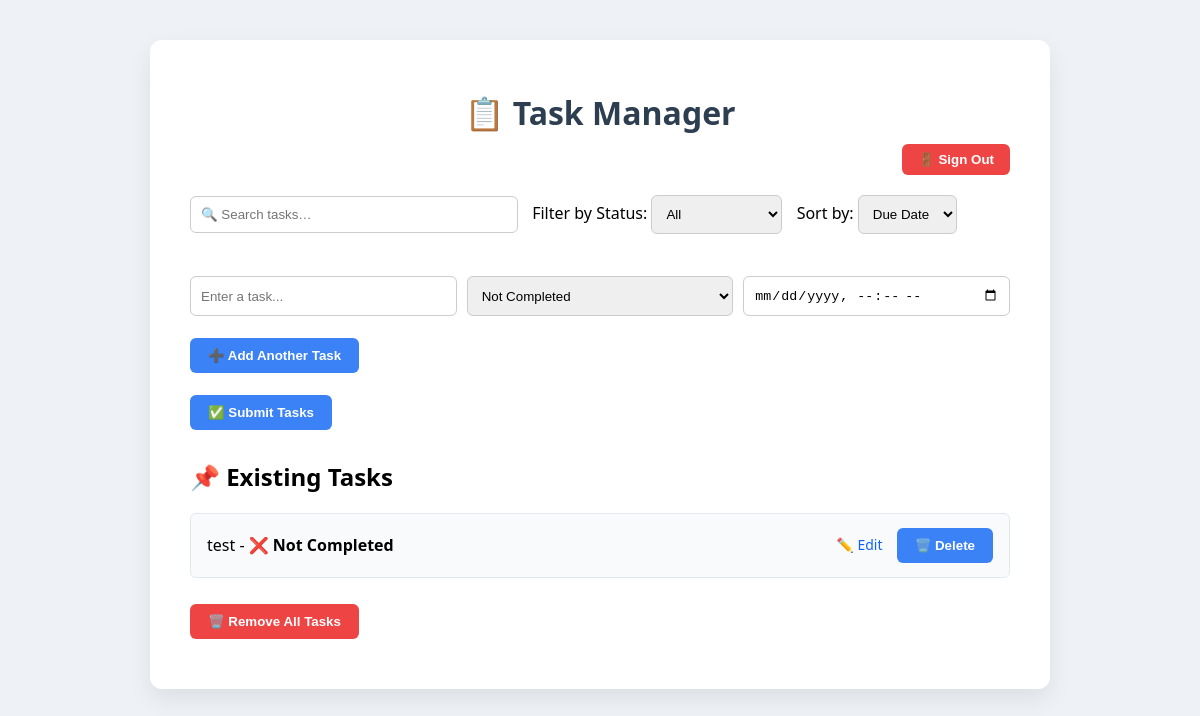
Page /tasks/ (signed in) on the earlier database version.
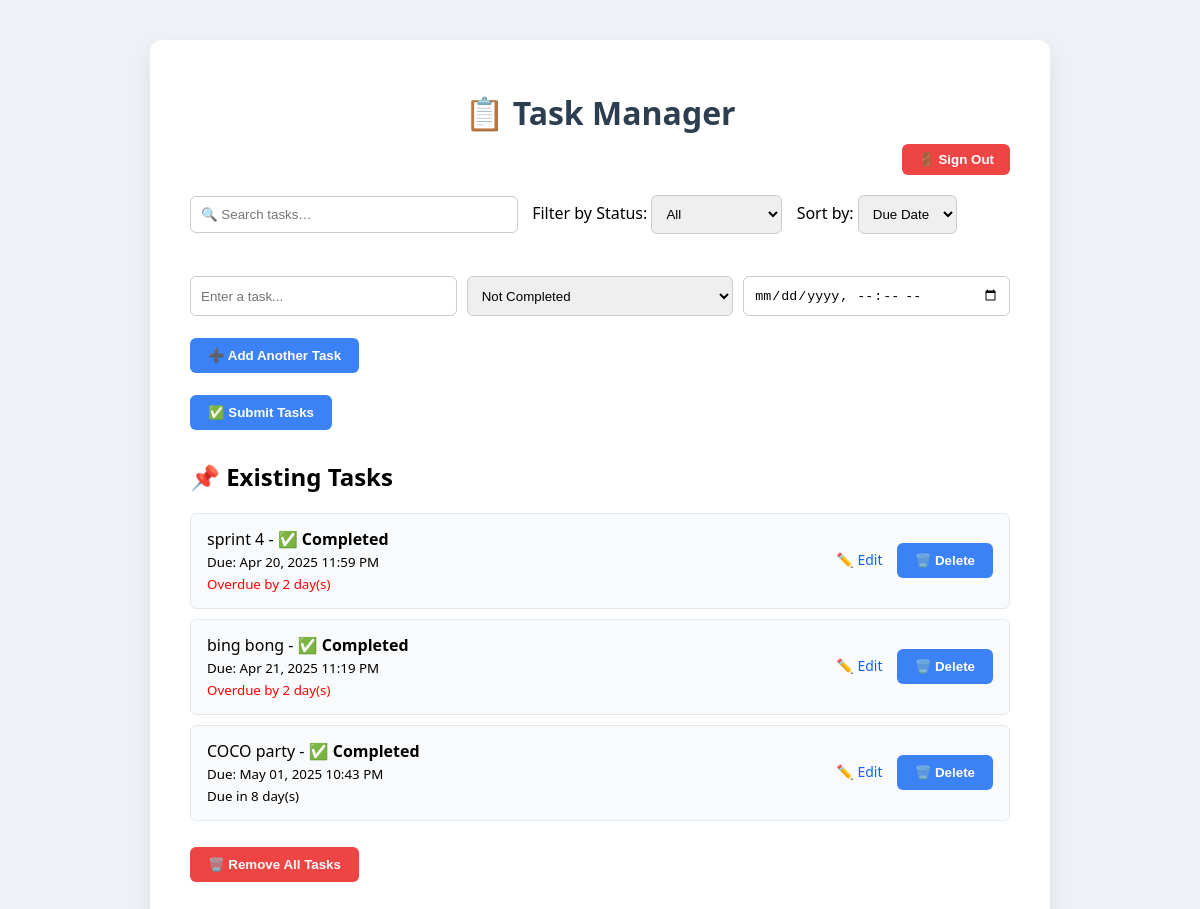
Same page on the later database version.
### tasks/models.py (models this page shows, shortened)
class Task(models.Model):
    STATUS_CHOICES = [
        ('not_completed', 'Not Completed'),
        ('in_progress', 'In Progress'),
        ('completed', 'Completed'),
    ]
    title = models.CharField(max_length=255)
    status = models.CharField(max_length=20, choices=STATUS_CHOICES, default='not_completed')
    user = models.ForeignKey(User, on_delete=models.CASCADE, null=True, blank=True)
    due_date = models.DateTimeField(null=True, blank=True)  # Updated to store both date and time

### tasks/views.py (the view, shortened to what this page needs)
# urls.py: path("", views.task_list, name="task_list"),
def task_list(request):
    if not request.user.is_authenticated:
        return render(request, "tasks/guest_home.html")
    search        = request.GET.get("search", "")
    filter_status = request.GET.get("filter_status", "all")
    sort_by       = request.GET.get("sort_by", "due_date")
    allowed_sorts = {"title", "due_date", "status"}
    if sort_by not in allowed_sorts:
        sort_by = "due_date"
    tasks_qs = Task.objects.filter(user=request.user, title__icontains=search)
    if filter_status != "all":
        tasks_qs = tasks_qs.filter(status=filter_status)
    tasks_qs = tasks_qs.order_by(sort_by)
    enhanced_tasks = []
    for task in tasks_qs:
        if task.due_date:
            due = task.due_date
            if timezone.is_naive(due):
                due = timezone.make_aware(due, timezone.get_current_timezone())
            diff_seconds   = (due - timezone.now()).total_seconds()
            days_left      = math.ceil(diff_seconds / 86400)
            overdue        = days_left < 0
            abs_days_left  = abs(days_left)
        else:
            days_left     = None
            overdue       = False
            abs_days_left = None
        enhanced_tasks.append({
            "id": task.id,
            "title": task.title,
            "status": task.status,
            "due_date": task.due_date,
            "days_left": days_left,
            "overdue": overdue,
            "abs_days_left": abs_days_left,
        })
    return render(request, "tasks/task_list.html", {
        "tasks":         enhanced_tasks,
        "filter_status": filter_status,
        "search":        search,
        "sort_by":       sort_by,
    })

### tasks/templates/tasks/task_list.html (shortened to what this page needs)
<!DOCTYPE html>
<html lang="en">
<head>
</head>
<body>
  <div class="container">
    <h1>📋 Task Manager</h1>
    <div class="logout">
      <form method="post" action="{% url 'logout' %}">
        <button type="submit">🚪 Sign Out</button>
      </form>
    </div>
    <form method="GET" id="filter-form" class="filter-form">
      <input
        type="text"
        id="search-box"
        name="search"
        placeholder="🔍 Search tasks…"
        value="{{ search }}"
        style="width:40%; display:inline-block; margin-right:10px;"
      >
      <label for="filter_status">Filter by Status:</label>
      <select name="filter_status" id="filter_status" style="width:auto; display:inline-block; margin-right:10px;">
        <option value="all"           {% if filter_status == 'all'           %}selected{% endif %}>All</option>
      </select>
      <label for="sort-by">Sort by:</label>
      <select name="sort_by" id="sort-by" style="width:auto; display:inline-block;">
        <option value="due_date" {% if sort_by == 'due_date' %}selected{% endif %}>Due Date</option>
      </select>
    </form>
    <form method="POST">
      <div id="task-fields">
        <div class="task-entry">
          <input type="text" name="task[]" placeholder="Enter a task..." required>
          <select name="status[]">
            <option value="not_completed">Not Completed</option>
          </select>
          <input type="datetime-local" name="due_date[]" placeholder="Due Date & Time">
        </div>
      </div>
      <button type="button" onclick="addTaskField()">➕ Add Another Task</button><br><br>
      <button type="submit">✅ Submit Tasks</button>
    </form>
    <div class="task-list">
      <h2>📌 Existing Tasks</h2>
      <div id="task-container">
        {% if tasks %}
        <ul>
          {% for task in tasks %}
          <li>
            <span>
              {{ task.title }} -
              <span class="status" id="status-{{ task.id }}" onclick="toggleStatus({{ task.id }})">
                {% if task.status == "completed" %}✅ Completed
                {% elif task.status == "in_progress" %}🔄 In Progress
                {% else %}❌ Not Completed{% endif %}
              </span>
              {% if task.due_date %}<br>
                <small>Due: {{ task.due_date|date:'M d, Y h:i A' }}</small>
              {% endif %}
              {% if task.days_left is not None %}<br>
                {% if task.overdue %}
                  <small style="color: red;">Overdue by {{ task.abs_days_left }} day(s)</small>
                {% else %}
                  <small>Due in {{ task.days_left }} day(s)</small>
                {% endif %}
              {% endif %}
            </span>
            <div>
              <a href="{% url 'edit_task' task.id %}">✏️ Edit</a>
              <form method="POST" action="{% url 'delete_task' task.id %}" style="display:inline;">
                <button type="submit" style="margin-left: 10px;">🗑️ Delete</button>
              </form>
            </div>
          </li>
          {% endfor %}
        </ul>
        {% else %}
          <p class="no-tasks">No tasks added yet. Add one above! ✍️</p>
        {% endif %}
      </div>
      <form method="POST" action="{% url 'remove_all_tasks' %}">
        <button type="submit" class="remove-btn">🗑️ Remove All Tasks</button>
      </form>
    </div>
  </div>
</body>
</html>

Differences in the rows shown:
removed Task: title "test"
added Task: title "sprint 4", due_date "Apr 20, 2025 11:59 PM"
added Task: title "bing bong", due_date "Apr 21, 2025 11:19 PM"
added Task: title "COCO party", due_date "May 01, 2025 10:43 PM"
Other differences:
new list line: "- ✅ Completed Due: Overdue by 2 day(s) ✏️ Edit 🗑️ Delete"
new list line: "- ✅ Completed Due: Due in 8 day(s) ✏️ Edit 🗑️ Delete"
list line gone: "- ❌ Not Completed ✏️ Edit 🗑️ Delete"
